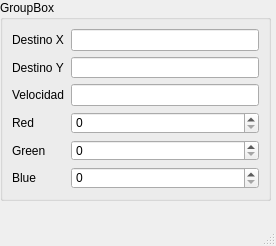
<?xml version="1.0" encoding="UTF-8"?>
<ui version="4.0">
 <class>MainWindow</class>
 <widget class="QMainWindow" name="MainWindow">
  <property name="geometry">
   <rect>
    <x>0</x>
    <y>0</y>
    <width>276</width>
    <height>246</height>
   </rect>
  </property>
  <property name="windowTitle">
   <string>MainWindow</string>
  </property>
  <widget class="QWidget" name="centralwidget">
   <widget class="QGroupBox" name="groupBox">
    <property name="geometry">
     <rect>
      <x>0</x>
      <y>0</y>
      <width>271</width>
      <height>201</height>
     </rect>
    </property>
    <property name="title">
     <string>GroupBox</string>
    </property>
    <layout class="QFormLayout" name="formLayout">
     <item row="0" column="0">
      <widget class="QLabel" name="label">
       <property name="text">
        <string>Destino X</string>
       </property>
      </widget>
     </item>
     <item row="0" column="1">
      <widget class="QLineEdit" name="lineEdit"/>
     </item>
     <item row="1" column="0">
      <widget class="QLabel" name="label_2">
       <property name="text">
        <string>Destino Y</string>
       </property>
      </widget>
     </item>
     <item row="1" column="1">
      <widget class="QLineEdit" name="lineEdit_2"/>
     </item>
     <item row="2" column="0">
      <widget class="QLabel" name="label_3">
       <property name="text">
        <string>Velocidad</string>
       </property>
      </widget>
     </item>
     <item row="2" column="1">
      <widget class="QLineEdit" name="lineEdit_3"/>
     </item>
     <item row="3" column="0">
      <widget class="QLabel" name="label_5">
       <property name="text">
        <string>Red</string>
       </property>
      </widget>
     </item>
     <item row="4" column="0">
      <widget class="QLabel" name="label_6">
       <property name="text">
        <string>Green</string>
       </property>
      </widget>
     </item>
     <item row="5" column="0">
      <widget class="QLabel" name="label_7">
       <property name="text">
        <string>Blue</string>
       </property>
      </widget>
     </item>
     <item row="4" column="1">
      <widget class="QSpinBox" name="spinBox_2">
       <property name="maximum">
        <number>255</number>
       </property>
      </widget>
     </item>
     <item row="3" column="1">
      <widget class="QSpinBox" name="spinBox">
       <property name="maximum">
        <number>255</number>
       </property>
      </widget>
     </item>
     <item row="5" column="1">
      <widget class="QSpinBox" name="spinBox_3">
       <property name="maximum">
        <number>255</number>
       </property>
      </widget>
     </item>
    </layout>
   </widget>
  </widget>
  <widget class="QMenuBar" name="menubar">
   <property name="geometry">
    <rect>
     <x>0</x>
     <y>0</y>
     <width>276</width>
     <height>26</height>
    </rect>
   </property>
  </widget>
  <widget class="QStatusBar" name="statusbar"/>
 </widget>
 <resources/>
 <connections/>
</ui>
